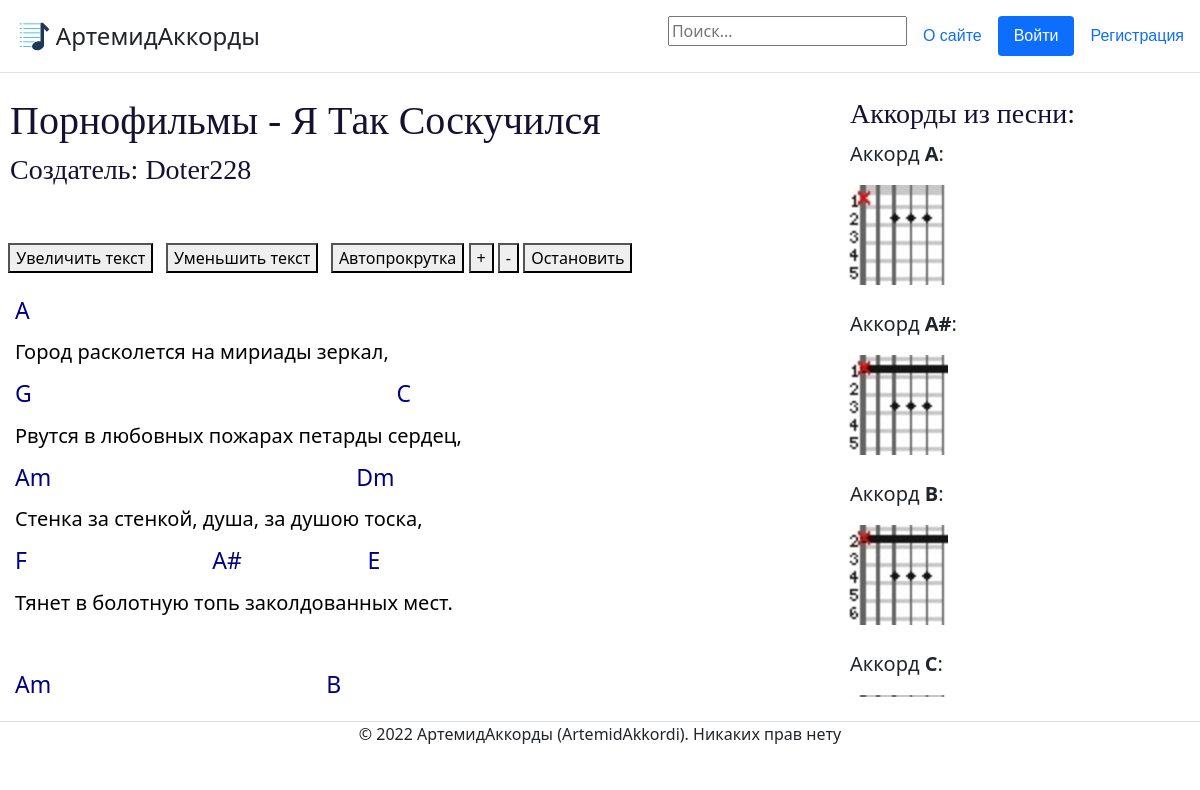
/content/93/, run on the app's committed database.
### mainapp/models.py (models this page shows, shortened)
class ContentWithChords(models.Model):
    song = models.ForeignKey('Song', on_delete=models.CASCADE, help_text="Выберите песню", verbose_name='Песня', null=False)
    creator = models.ForeignKey(User, on_delete=models.CASCADE, verbose_name='Создатель', null=False)
    content = models.TextField(help_text='Введите содержание (текст песни с расставленными аккордами', verbose_name='Содержание', null=False)
    chords = models.ManyToManyField('Chord', help_text='Выберите какие аккорды есть в вашем содержании (например Am, C, F).', verbose_name='Аккорды')
    likes = models.IntegerField(default=0, help_text="Введите кол-во лайков", verbose_name="Лайки")
    objects = models.Manager()

class Song(models.Model):
    title = models.CharField(max_length=250, help_text='Введите название песни', verbose_name="Название песни", null=False)
    album = models.ForeignKey('Album', on_delete=models.CASCADE, help_text='Выберите альбом', verbose_name='Альбом', null=False)
    objects = models.Manager()
    def __str__(self):
        return self.title

class Album(models.Model):
    title = models.CharField(max_length=250, help_text='Введите название альбома', verbose_name="Название альбома", null=False)
    singer = models.ForeignKey('Singer', on_delete=models.CASCADE, help_text='Выберите исполнителя', verbose_name='Исполнитель', null=False)
    objects = models.Manager()

class Singer(models.Model):
    name = models.CharField(max_length=250, help_text='Введите название исполнителя', verbose_name='Исполнитель', null=False)
    objects = models.Manager() #служебное поле для доступа к объектам в базе данных
    def __str__(self):
        return self.name

class Chord(models.Model):
    title = models.CharField(max_length=20, help_text='Название аккорда (например Am)', verbose_name="Аккорд", null=False)
    objects = models.Manager()

class ChordVariation(models.Model):
    chord = models.ForeignKey('Chord', on_delete=models.CASCADE, help_text='Выберите аккорд', verbose_name="Аккорд", null=False)
    content = models.TextField(help_text='Описание аккорда, картинка или ссылка', verbose_name='Описание аккорда', null=False)
    objects = models.Manager()

### mainapp/views.py (the view)
# urls.py: path('content/<int:id>/', views.content, name='content'),
def content(request, id): #содержание песни
    song = ContentWithChords.objects.get(id=id)
    s = song.content
    lines = []
    chords = []
    lines_with_chords = []
    flag_favourite = False
    if request.user.is_authenticated:
        user = User.objects.get(id=request.user.id)
        if Favourites.objects.filter(guitarist=user, song=song):
            flag_favourite = True
    for chord in song.chords.all():
        for cv in ChordVariation.objects.filter(chord=chord):
            chords.append(cv)
    for line in s.split('\n'):
        if '}' in line:
            line = line.replace('}', '')
            line = line.replace('{', '')
            line = line.replace(" ", "&nbsp;")
            lines_with_chords.append(line)
        line = line.replace(" ", "&nbsp;")  # для тупого html заменяем все пробелы на это
        lines.append(line)
    flag_moder = check_moder(request)
    return render(request, 'mainapp/content.html', {"song": song, "lines": lines, 'c_variations':chords, 'flag_favourite':flag_favourite, 'moder':flag_moder, 'lines_with_chords':lines_with_chords})

### mainapp/views.py (called while the page is built)
def check_moder(request): #проверка роли пользователя
    flag_moder = False
    if User.objects.filter(pk=request.user.id, groups__name='Moderator').exists() or User.objects.filter(pk=request.user.id, groups__name='Admin').exists():
        flag_moder = True
    return flag_moder

### templates/mainapp/content.html (shortened to what this page needs)
{% extends 'mainapp/base.html' %}
{%block site_content %}
{% load static %}
<link href= '{% static "css/content.css" %}' rel="stylesheet" >
<div class="block-left" id="block">
    <h1>{{ song.song.album.singer }} - {{ song.song }}</h1>
    <h3>Создатель: {{ song.creator }}</h3>
    <br>
    <br>
&nbsp;&nbsp;<button onclick="enLarge()">Увеличить текст</button>
    &nbsp;&nbsp;<button onclick="enSmall()">Уменьшить текст</button>
    &nbsp;&nbsp;<button onclick="pageScroll()">Автопрокрутка</button>
    <button onclick="pageScrollFast()">+</button>
    <button onclick="pageScrollSlow()">-</button>
    <button onclick="pageScrollStop()">Остановить</button>
    <br>
    <br>
    <div class="3 tabs__item active uiTabItem">
    {% for line in lines %}
        {% if line in lines_with_chords %}
            <h4>{{ line|safe|linebreaks }}</h4>
        {% else %}
            <h5>{{ line|safe|linebreaks}}</h5>
        {% endif %}
    {% endfor %}
        </div>
</div>
<div class="block-right">
    <h3>Аккорды из песни:</h3>
    {% for chord in song.chords.all %}
    <p style="font-size: 20px; text-indent:10px;">Аккорд <strong>{{ chord.title }}</strong>:</p>
            {% for c_variation in c_variations %}
                {% if chord == c_variation.chord %}
                    {% if 'http' in c_variation.content %}
                            &nbsp;&nbsp;<img src="{{ c_variation.content }}">
                        {% else %}
                            &nbsp;&nbsp;<img src="{% static c_variation.content %}">
                        {% endif %}
                {% endif %}
            {% endfor %}
    <br>
    <br>
    {% endfor %}
</div>
<div class="block-footer">
{% endblock %}

### static/css/content.css (style rules this page uses)
h1 { text-indent:10px; font-family: Verdana; color: #151130; }
h3 { text-indent:10px; font-family: Trebuchet MS; color: #151130; }
h4 { font-size: 23px; text-indent:15px; color: #000080; }
h5 { text-indent:15px; color: #000000; }
.block-left { width:70%; height:600px; overflow:auto; float:left; }
.block-right { width:30%; height:600px; overflow:auto; }
img { height: 100px; width: 100px; }

### data on the page
ContentWithChords: song.album.singer "Порнофильмы", song "Я Так Соскучился", creator "Doter228"
Chord: title "A"
ChordVariation: content (picture)
Chord: title "A#"
ChordVariation: content (picture)
Chord: title "B"
ChordVariation: content (picture)
Chord: title "C"
ChordVariation: content (picture)

### other printed values
{{ line|safe|linebreaks }} "A" "G C" "Am Dm" "F A# E" "Am B"
{{ line|safe|linebreaks }} "Город расколется на мириады зеркал," "Рвутся в любовных пожарах петарды сердец," "Стенка за стенкой, душа, за душою тоска," "Тянет в болотную топь заколдованных мест."
